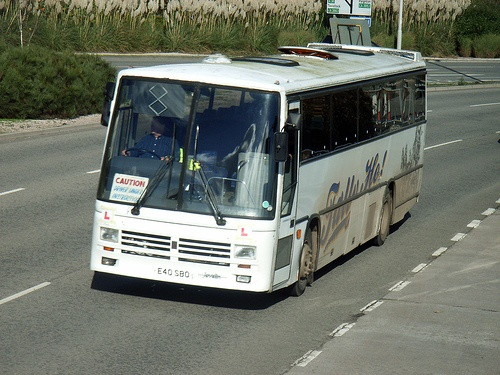
#> input picture data/demo/000456.jpg, 500 x 375 px; its folder holds 3 pictures in this run
$ python generate_dataset.py --bgs-path ../data/demo --templates-path ../data/demo --out-path out --total-images 5
#> lines starting #> are read from the running program, lines starting #| are printed output that depends on the picture; after the words box and inside, x2 and y2 are one past the last pixel; in counts of white or black regions, pixels touching at a corner belong together
import os
import cv2
import json
import math
import time
import shutil
import pickle
import argparse
import numpy as np
import imgaug as ia
from tqdm import tqdm
import multiprocessing as mp
from joblib import Parallel, delayed
from imgaug import augmenters as iaa
from matplotlib import pyplot as plt


# [284 lines left out: functions augment_target, blur, histogram_noise, brightness_transform, geometric_transform, blend and 5 more, not called in this run]

def get_mask_from_image(alpha_image):
    alpha_channel = alpha_image[:, :, -1]
    mask = np.zeros_like(alpha_image[:, :, :])
    mask[:, :, 0][alpha_channel > 0] = 1
    mask[:, :, 1][alpha_channel > 0] = 1
    mask[:, :, 2][alpha_channel > 0] = 1

    return mask


def hc_probabilties_vector(map_size):
    map = np.ones(map_size)
    return map.flatten() / map.sum()


# [127 lines left out: function generate_sample, not called in this run]


def parse_args():
    parser = argparse.ArgumentParser(
        description='Generate a data set with templates.')

    parser.add_argument('--bgs-path', dest='targets_path', type=str, required=True,
                        help='Path to the directory containing background images to be used.')
    parser.add_argument('--templates-path', dest='templates_path', type=str, required=True,
                        help='Path to the directory containing template images to be used.')
    parser.add_argument('--out-path', dest='out_path', type=str, required=True,
                        help='Path to the directory to save the images generated to.')
    parser.add_argument('--total-images', dest='total_images', type=int, required=True,
                        help='Number of images to be generated.')
    parser.add_argument('--data', dest='random_data', type=str, default=None,
                        help='Path to data directory (to reproduce a data set, not working perfectly at the moment, will be at future version)')
    parser.add_argument('--max_process', dest='max_process', type=int, default=1,
                        help='Maximum number of parallel processes')

    args = parser.parse_args()

    return args


if __name__ == '__main__':

    if os.path.isdir('output'):
        shutil.rmtree('output')

    args = parse_args()
    targets_path = args.targets_path
    templates_path = args.templates_path

    images_out_path = os.path.join(args.out_path, "imgs")
    data_out_path = os.path.join(args.out_path, "data")
    os.makedirs(args.out_path)
    os.makedirs(images_out_path)
    os.makedirs(data_out_path)

    shutil.copyfile(os.path.realpath(__file__), os.path.join(args.out_path, 'generate_dataset.py'))

    all_img_names = os.listdir(targets_path)
    probabilities_vector = hc_probabilties_vector((1500, 1500))
    positions_list = np.arange(0, probabilities_vector.size)

    template_names = os.listdir(templates_path)
    nb_classes = len(template_names)
    img_names = np.random.choice(all_img_names, size=args.total_images)

    templates = []
    t0 = time.time()
    for template_name in template_names:
        template_path = os.path.join(templates_path, template_name)
        template = cv2.imread(template_path, cv2.IMREAD_UNCHANGED).astype(
            np.float32) / 255.0
        template_mask = get_mask_from_image(template)
#> in get_mask_from_image, `alpha_channel = alpha_image[:, :, -1]`:
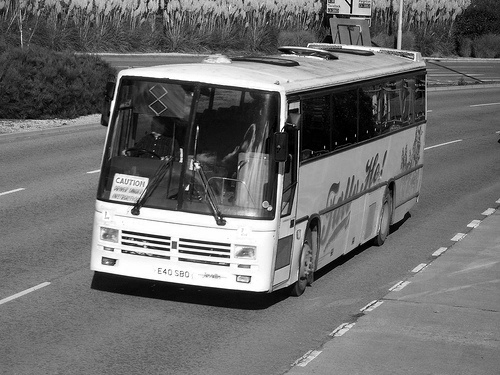
#> alpha_channel: shape (375, 500) float32; min 0, max 1, mean 0.429
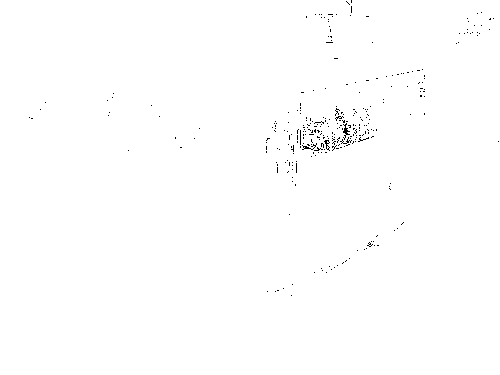
#> template_mask: shape (375, 500, 3) float32; values 0 (black) and 1 (white), 99.6% white; black in thin lines or dots, all inside (x1, y1, x2, y2) = (29, 0, 499, 296)
        category = os.path.splitext(template_name)[0]
        templates.append((template, template_mask, category))
#> pass 2 of the loop `for template_name in template_names:`:
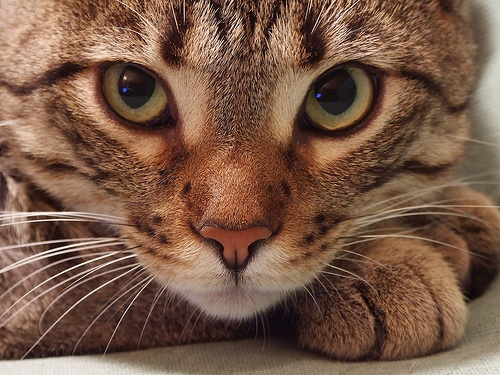
#> input picture data/demo/000542.jpg, 500 x 375 px
#> in get_mask_from_image (call 2), `alpha_channel = alpha_image[:, :, -1]`:
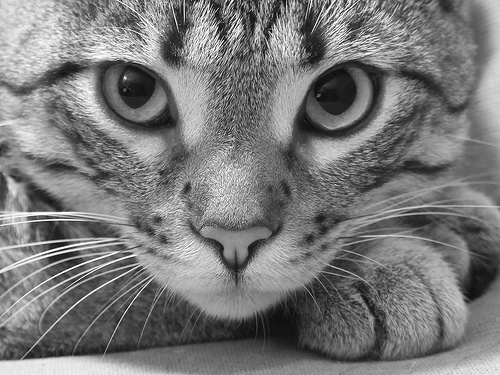
#> alpha_channel: shape (375, 500) float32; min 0.0118, max 1, mean 0.474
#> template_mask: shape (375, 500, 3) float32; every value is 1
#> pass 3 of the loop `for template_name in template_names:`:
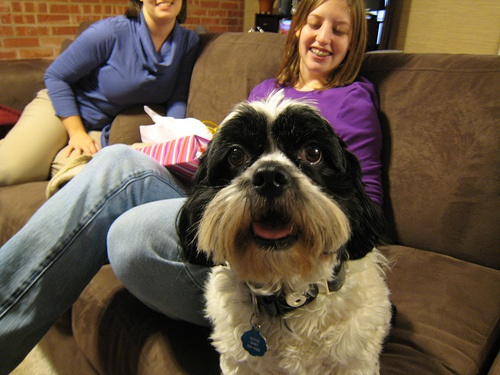
#> input picture data/demo/001150.jpg, 500 x 375 px
#> in get_mask_from_image (call 3), `alpha_channel = alpha_image[:, :, -1]`:
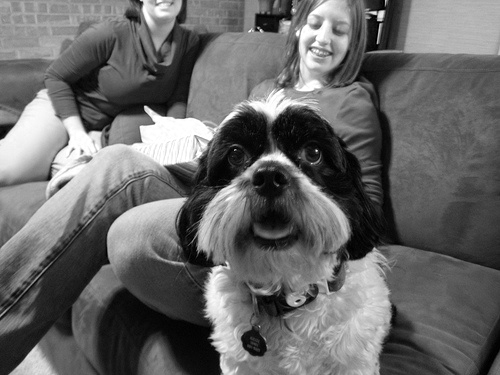
#> alpha_channel: shape (375, 500) float32; min 0, max 1, mean 0.41
#> `template_mask = get_mask_from_image(template)`:
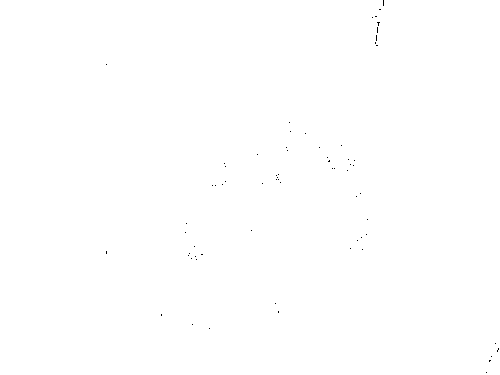
#> template_mask: shape (375, 500, 3) float32; values 0 (black) and 1 (white), 99.9% white; black in thin lines or dots, all inside (x1, y1, x2, y2) = (106, 0, 499, 373)

    MAX_PROCESS = args.max_process
    processes = []
    load_path = args.random_data
#> (the run stopped early here; a loop or call above may not have finished)
